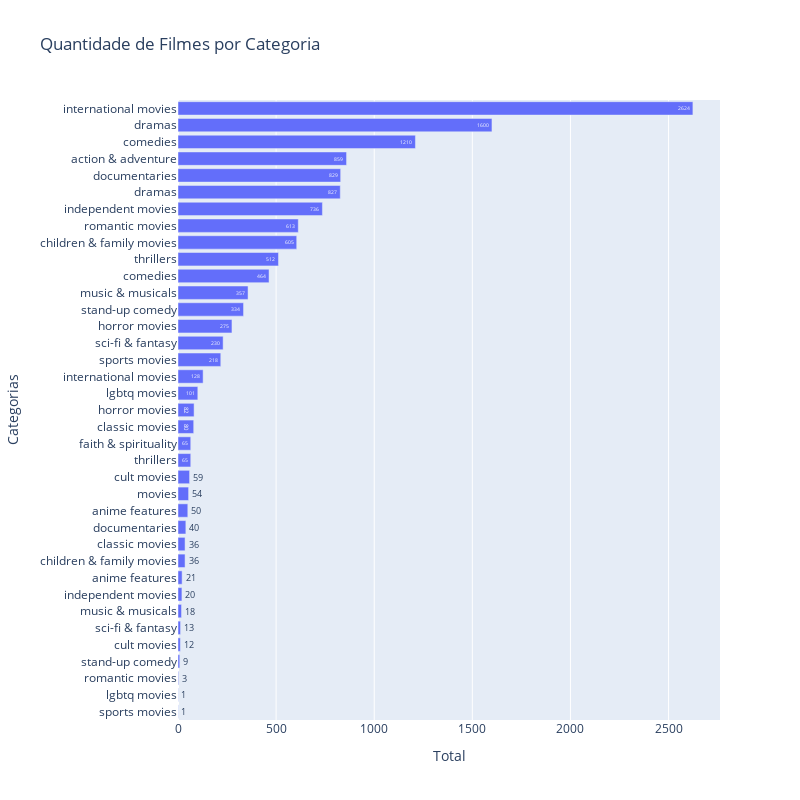

This figure's notebook cell:
### Markdown cell above
### Categorias de Filmes

Objetivos

- Exibir a distribuição das produções cinematográficas por categorias de filme

### Code cell
# agrupando categorias de filmes e suas quantidades
listed_in = df_netflix_movies['listed_in']
flattened_listed_in = [item for sublist in listed_in for item in sublist]
flattened_df = pd.DataFrame(flattened_listed_in, columns=['listed_in'])
grouped_df = flattened_df['listed_in'].value_counts().reset_index()
grouped_df.columns = ['listed_in', 'count']
grouped_df = grouped_df.sort_values(by='count', ascending=True)
# plotando resultado em gráfico de barras horizontal
fig = px.bar(grouped_df, 
             x='count', 
             y='listed_in', 
             title="Quantidade de Filmes por Categoria",
             labels={'listed_in': 'Categorias', 'count': 'Total'},
             text_auto=True,
             height=800,
             width=800)
fig.show()

### Figure 1 — Plotly figure (JSON) as saved in the notebook; plotly's stock layout.template omitted (floating-point values rounded to 4 significant figures)
{"data": [{"alignmentgroup": "True", "hovertemplate": "Total=%{x}<br>Categorias=%{y}<extra></extra>", "legendgroup": "", "marker": {"color": "#636efa", "pattern": {"shape": ""}}, "name": "", "offsetgroup": "", "orientation": "h", "showlegend": false, "textposition": "auto", "texttemplate": "%{x}", "type": "bar", "x": [1, 1, 3, 9, 12, 13, 18, 20, 21, 36, 36, 40, 50, 54, 59, 65, 65, 80, 82, 101, 128, 218, 230, 275, 334, 357, 464, 512, 605, 613, 736, 827, 829, 859, 1210, 1600, 2624], "xaxis": "x", "y": ["sports movies", "lgbtq movies", "romantic movies", " stand-up comedy", "cult movies", "sci-fi & fantasy", "music & musicals", "independent movies", "anime features", " children & family movies", " classic movies", " documentaries", " anime features", "movies", " cult movies", "thrillers", " faith & spirituality", "classic movies", " horror movies", " lgbtq movies", "international movies", " sports movies", " sci-fi & fantasy", "horror movies", "stand-up comedy", " music & musicals", " comedies", " thrillers", "children & family movies", " romantic movies", " independent movies", " dramas", "documentaries", "action & adventure", "comedies", "dramas", " international movies"], "yaxis": "y"}], "layout": {"barmode": "relative", "height": 800, "legend": {"tracegroupgap": 0}, "title": {"text": "Quantidade de Filmes por Categoria"}, "width": 800, "xaxis": {"anchor": "y", "domain": [0, 1], "title": {"text": "Total"}}, "yaxis": {"anchor": "x", "domain": [0, 1], "title": {"text": "Categorias"}}}}
